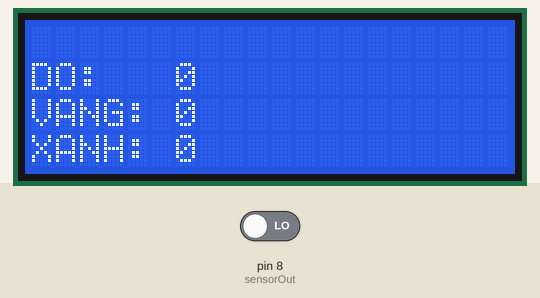
Simulated run of this sketch. Board: Arduino Uno, built with avr-gcc and run on an emulated ATmega328P. Shown: 20×4 character LCD. The test bench sets the inputs (shaded band); at power-on: pin 8 (sensorOut) LOW. What the sketch prints to the serial monitor is not drawn.

Above: at 0.2 s.
At 1.2 s:
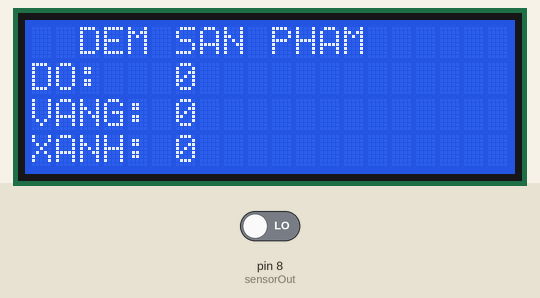

The sketch:

Can_bien_mau.ino
```cpp
/*********
  Rui Santos
  Complete project details at http://randomnerdtutorials.com
*********/

// Định nghĩa các chân nối
#define S0 4
#define S1 5
#define S2 6
#define S3 7
#define sensorOut 8
#include <Wire.h>
#include <LiquidCrystal_I2C.h>
int ss1 =A0;
int ss2 =A1;
// Các tần số được đọc bởi các màu
int redFrequency = 0;
int greenFrequency = 0;
int blueFrequency = 0;
int m = 12;
int DO = 0, oldd=0, VANG = 0,oldv =0, XANH = 0, oldx =0;
LiquidCrystal_I2C lcd(0x27,20,4);
void setup() {
  // Cấu hình chân
   pinMode(S0, OUTPUT);
  pinMode(S1, OUTPUT);
  pinMode(S2, OUTPUT);
  pinMode(S3, OUTPUT);
  // sensorOut là input
  pinMode(sensorOut, INPUT);
  pinMode(ss1, INPUT_PULLUP);
  pinMode(ss2, INPUT_PULLUP);
  // Thang đo tần số là  20%
  digitalWrite(S0,HIGH);
  digitalWrite(S1,LOW);
  lcd.init();                      // initialize the lcd
  lcd.backlight();
   // Begins serial communication
  Serial.begin(9600);
  lcd.setCursor(0, 1);
    lcd.print("DO:               ");
    lcd.setCursor(6, 1);
    lcd.print(0);
    lcd.setCursor(0, 2);
    lcd.print("VANG:             ");
    lcd.setCursor(6, 2);
    lcd.print(0);
    lcd.setCursor(0, 3);
    lcd.print("XANH:             ");
    lcd.setCursor(6, 3);
    lcd.print(0);
}
void loop() {
set:
Serial.println("Bat Dau");
Serial.println("CHO DOC TIEP");
delay(1000);
lcd.setCursor(0, 0);
  lcd.print("  DEM SAN PHAM  ");

  // Chọn đọc photodiodes đỏ (RED)
  digitalWrite(S2,LOW);
  digitalWrite(S3,LOW);
  // Đọc tần số
  redFrequency = pulseIn(sensorOut, LOW);
   // Ghi ra Serial
  Serial.print("R = ");
  Serial.print(redFrequency);
  delay(100);
  // Chọn đọc photodiodes xanh (GREEN)
  digitalWrite(S2,HIGH);
  digitalWrite(S3,HIGH);
  // Đọc tần số
  greenFrequency = pulseIn(sensorOut, LOW);
  // in ra GREEN (G)
  Serial.print(" G = ");
  Serial.print(greenFrequency);
  delay(100);
  // Chọn đọc photodiodes BLUE
  digitalWrite(S2,LOW);
  digitalWrite(S3,HIGH);
   // Đọc tần số
  blueFrequency = pulseIn(sensorOut, LOW);
  // In ra giá trị BLUE (B)
  Serial.print(" B = ");
  Serial.println(blueFrequency);
  Serial.println("DA DOC XONG");
  delay(100);

if(redFrequency >= 200 && redFrequency != oldd && greenFrequency < 10 ){
  Serial.println("PHAT HIEN MAU DO");
    DO = DO+1;
    lcd.setCursor(0, 1);
    lcd.print("DO:            ");
    lcd.setCursor(6, 1);
    lcd.print(DO);
    delay(2000);
    redFrequency = 0;
  }

if(greenFrequency >= 200 && redFrequency >= 200){
  Serial.println("PHAT HIEN MAU VANG");
    VANG = VANG+1;
    lcd.setCursor(0, 2);
    lcd.print("VANG:            ");
    lcd.setCursor(6, 2);
    lcd.print(VANG);
    delay(2000);
    greenFrequency = 0;
    redFrequency = 0;
  }

if( blueFrequency >= 200 &&  redFrequency < 10){
  Serial.println("PHAT HIEN MAU XANH DUONG");
    XANH = XANH+1;
    lcd.setCursor(0, 3);
    lcd.print("XANH:            ");
    lcd.setCursor(6, 3);
    lcd.print(XANH);
    delay(2000);
    blueFrequency = 0;}

}
```
